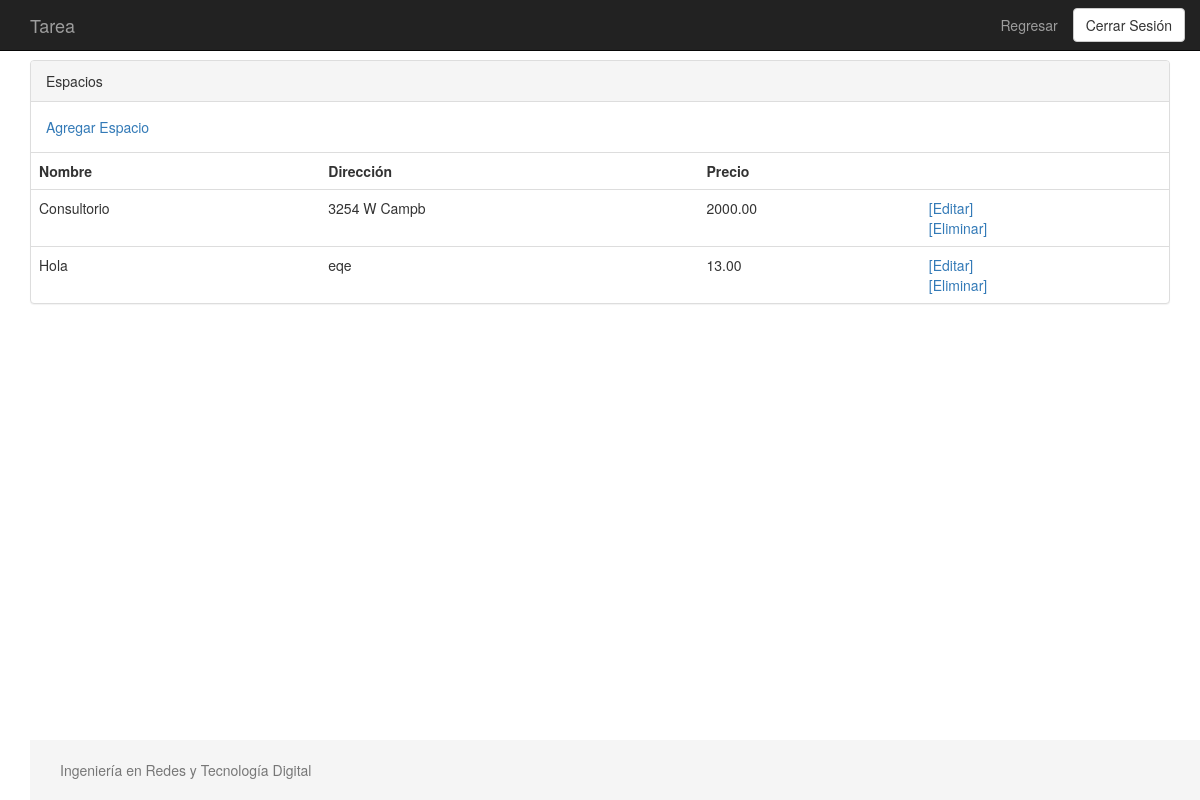
The page /lugar/ (signed in) on the database its author committed.
### place/models.py (models this page shows, shortened)
class Place(models.Model):
	name = models.CharField(max_length=250, verbose_name="Nombre del Lugar")
	address = models.TextField(verbose_name="Dirección")
	price = models.DecimalField(max_digits=6, decimal_places=2)

### place/views.py (the view)
@method_decorator(login_required, name='dispatch')
class PlaceList(ListView):
	template_name = 'place/place_list.html'
	model = Place

### templates/place/place_list.html (shortened to what this page needs)
<!DOCTYPE html>
<html>
<head>
	{% load static %}
	<link rel="stylesheet" type="text/css" href="{% static 'bootstrap/css/bootstrap.css' %}">
	<link rel="stylesheet" type="text/css" href="{% static 'css/main.css' %}">
</head>
<body>
	<nav class="navbar navbar-inverse navbar-fixed-top">
		<div class="container">
			<a href="{% url 'panel-inicio' %}" class="navbar-brand">Tarea</a>
			<ul class="nav navbar-nav navbar-right">
				<p class="navbar-text"><a href="{% url 'panel-inicio' %}" class="navbar-link">Regresar</a></p>
				<a href="{% url 'account_logout' %}"><button type="button" class="btn btn-default navbar-btn">Cerrar Sesión</button></a>
			</ul>
		</div>
	</nav>
	<div class="container">
		<div class="panel panel-default">
			<div class="panel-heading">Espacios</div>
			<div class="panel-body">
				<a href="{% url 'places-create' %}">Agregar Espacio</a>
			</div>
			<table class="table">
			<tr>
				<th>Nombre</th>
				<th>Dirección</th>
				<th>Precio</th>
				<th></th>
			</tr>
			{% for place in object_list %}
				<tr>
					<td>{{ place.name }}</td>
					<td>{{ place.address }}</td>
					<td>{{ place.price }}</td>
					<td>
						<a href="{% url 'places-update' pk=place.id %}">[Editar]</a> <br>
						<a href="{% url 'places-delete' pk=place.id %}">[Eliminar]</a>
					</td>
				</tr>
			{% empty %}
				<tr>
					<td colspan="4">No se encontraron lugares</td>
				</tr>
			{% endfor %}
		</table>
	</div>
	<footer class="footer">
		<div class="container">
			<p class="text-muted">Ingeniería en Redes y Tecnología Digital</p>
		</div>
	</footer>
</body>
</html>

### static/css/main.css (style rules this page uses)
html { position: relative; min-height: 100%; }
body { margin-bottom: 60px; }
.footer { position: absolute; bottom: 0; width: 100%; height: 60px; background-color: #f5f5f5; }
body > .container { padding: 60px 15px 0; }
.container .text-muted { margin: 20px 0; }
.footer > .container { padding-right: 15px; padding-left: 15px; }

### rows shown on the page
Place: name "Consultorio", address "3254 W Campb", price "2000.00"
Place: name "Hola", address "eqe", price "13.00"
